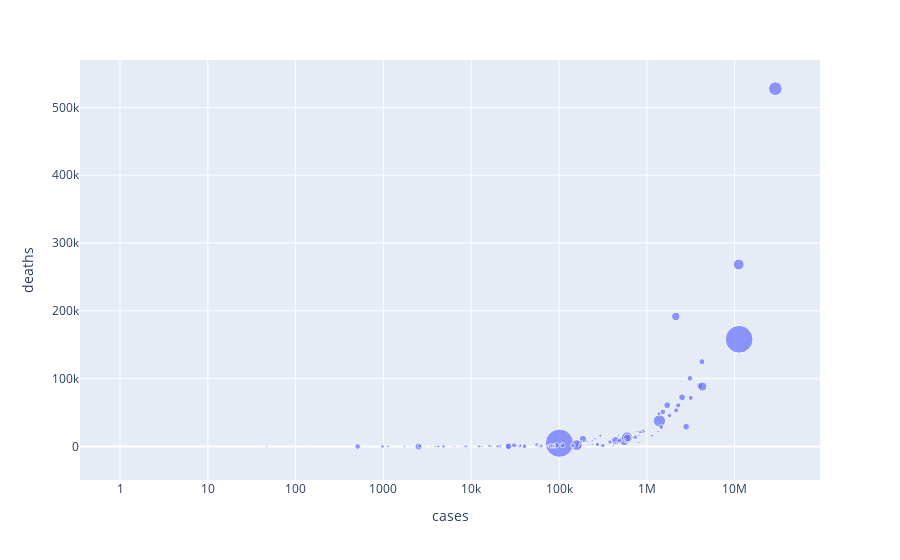

Notebook code cell kept with this figure:
### Code cell
fig = px.scatter(df.loc[df.date == "2021-03-09"], x="cases", y="deaths", size="population", 
                 hover_name="country", log_x=True)
fig.show()

### Figure 1 — Plotly figure (JSON) as saved in the notebook; plotly's stock layout.template omitted (floating-point values rounded to 4 significant figures; data arrays with more than 128 entries replaced by an {"elided": "..."} marker saying what was removed)
{"data": [{"hovertemplate": "<b>%{hovertext}</b><br><br>cases=%{x}<br>deaths=%{y}<br>population=%{marker.size}<extra></extra>", "hovertext": {"elided": "192 str values"}, "legendgroup": "", "marker": {"color": "#636efa", "size": {"elided": "192 int values"}, "sizemode": "area", "sizeref": 3526000.0, "symbol": "circle"}, "mode": "markers", "name": "", "orientation": "v", "showlegend": false, "type": "scatter", "x": {"elided": "192 int values"}, "xaxis": "x", "y": {"elided": "192 int values"}, "yaxis": "y"}], "layout": {"legend": {"itemsizing": "constant", "tracegroupgap": 0}, "margin": {"t": 60}, "xaxis": {"anchor": "y", "domain": [0, 1], "title": {"text": "cases"}, "type": "log"}, "yaxis": {"anchor": "x", "domain": [0, 1], "title": {"text": "deaths"}}}}
